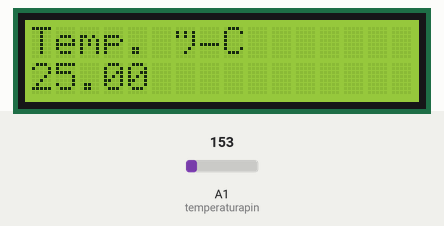
Simulated run of this sketch. Board: Arduino Uno, built with avr-gcc and run on an emulated ATmega328P. On the bench: 16×2 character LCD. The test bench sets the inputs (shaded band); at power-on: A1 (temperaturapin) = 153.

Above: at 1.2 s.
1.3 s: A1 (temperaturapin) set to 165
At 2.3 s:
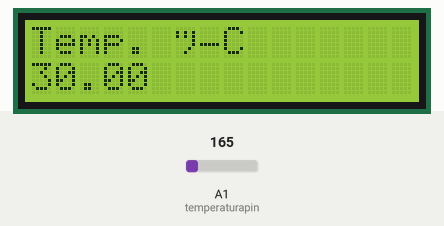
2.8 s: A1 (temperaturapin) set to 175
At 3.5 s:
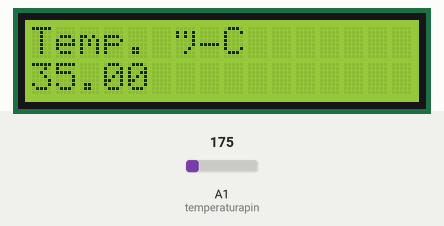
4.3 s: A1 (temperaturapin) set to 191
At 4.6 s:
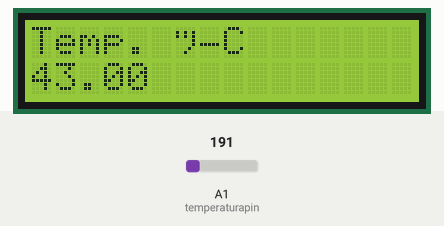
Timing chart, 0 to 7.3 s (numbered marks = the images above; inputs shaded):
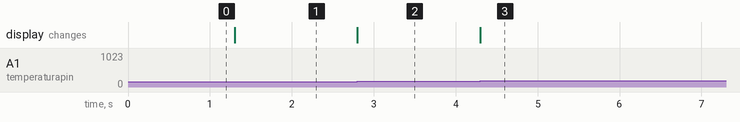

The sketch:

sensor_temp.ino
```cpp
#include <LiquidCrystal.h>

// Inicializa a biblioteca com os números dos pinos digitais
// sãos os pinos RS, Enable,
LiquidCrystal lcd(12, 11, 2, 3, 4, 5);

// Variáveis para leitura e interpretação das leituras do TMP36
const int temperaturapin = A1; // Pino do sensor de Temperatura
int val = 0;
float celsius = 0.0;

void setup() {
    // Configurar o numero de colunas e linhas do LCD:
    lcd.begin(16.2);
    // Texto a ser mostrado no LCD (texto fixo primeira linha):
    lcd.print("Temp. °C");
}

void loop() {
    // Posicionar o cursor na coluna 0 e linha 1 (segunda linha):
    lcd.setCursor(0, 1);

    // Ler valor enviado pelo sensor
    val = analogRead(temperaturapin);

    // Medir e ajustar a temperatura em graus Celsius
    // Mapeia o valor ajustado em  MiliVolts para ointervalo de temperatura em graus Celsius
    celsius = map(((val - 20) * 3.04), 0, 1023, -40, 125);

    // Imprimir no LCD a temperatura
    lcd.print(celsius);
}
```

Measured:
- after the input at 1.3 s, the display: changes at once (image 1)
- after the input at 2.8 s, the display: changes at once (image 2)
- after the input at 4.3 s, the display: changes at once (image 3)
